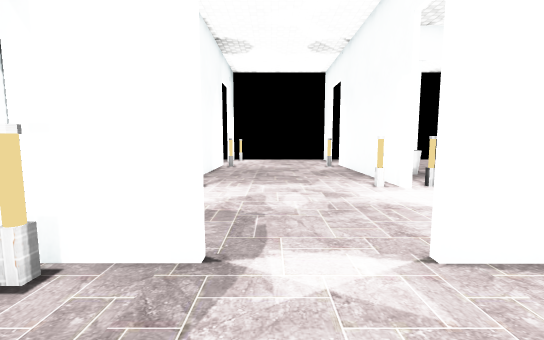
[1] (above)

18 first-person views from a walk through a 3-D level made in the Unity game engine. The camera is 1.3 m above the floor, tilts 6° down and sees 90° across. The floor is counted in squares, 1 m on a side. Each view is taken from the middle of a square. On the plan, view 1 faces up. The plan holds only what a view shows up to about 13 squares ahead; the rest is blank. The player character is not drawn. Some surface patterns are stand-ins.

[2]
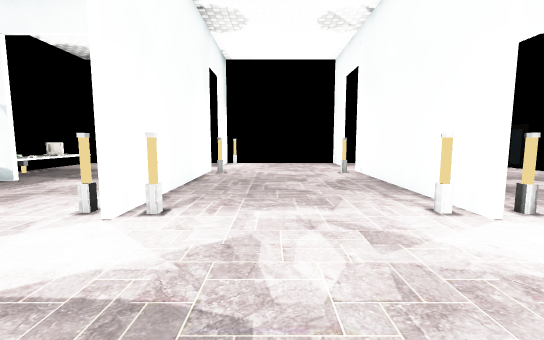

[3]
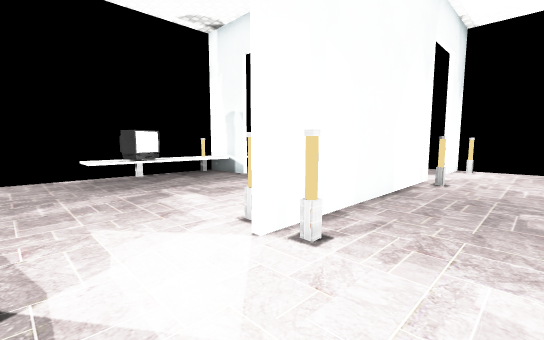

[4]
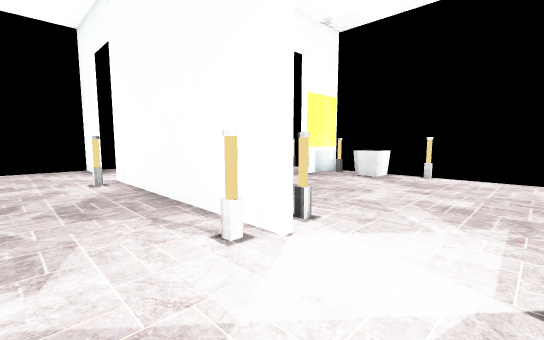

[5]
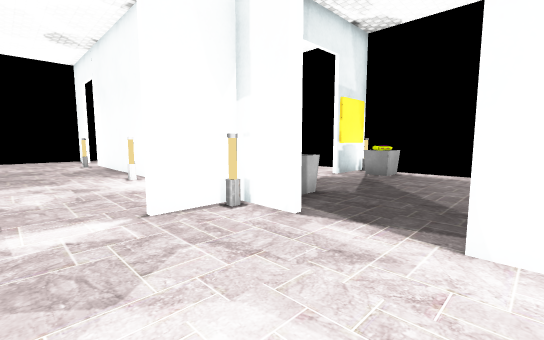

[6]
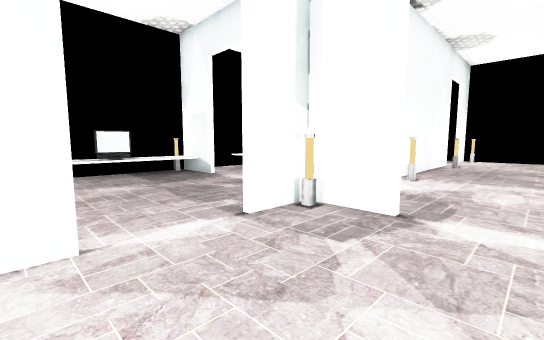

[7]
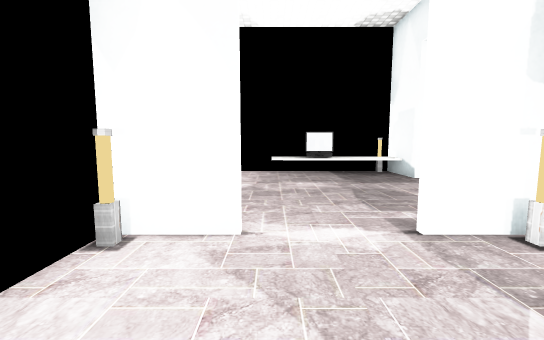

[8]
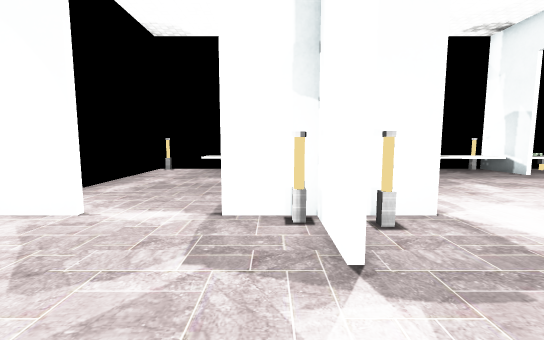

[9]
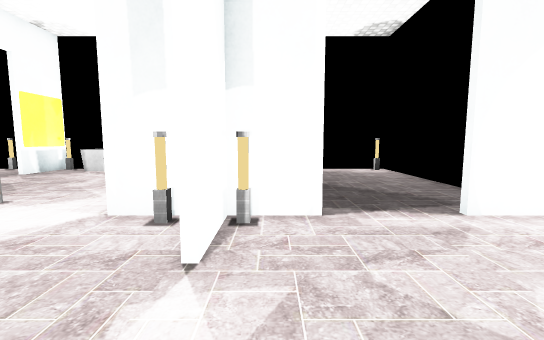

[10]
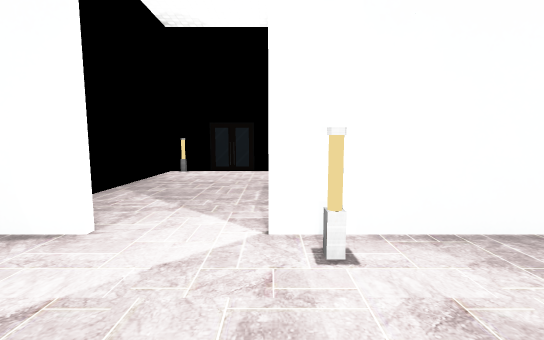

[11]
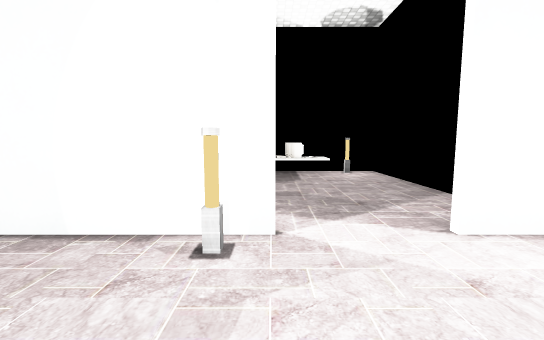

[12]
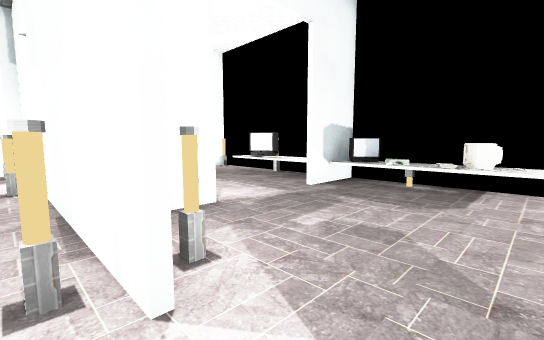

[13]
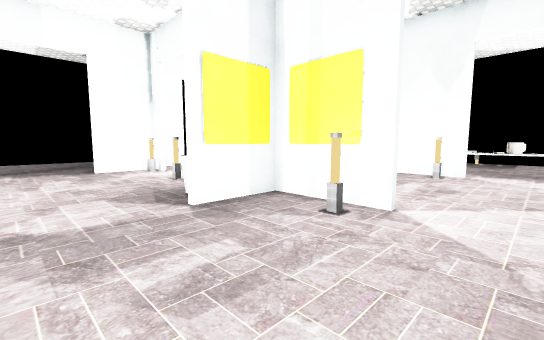

[14]
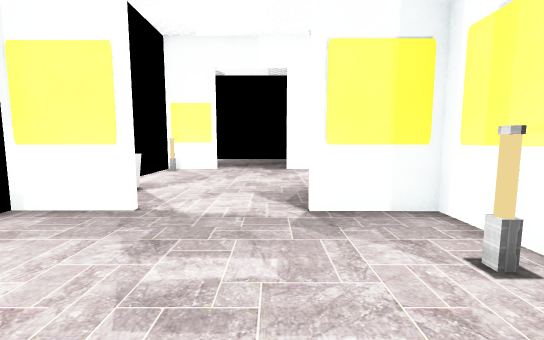

[15]
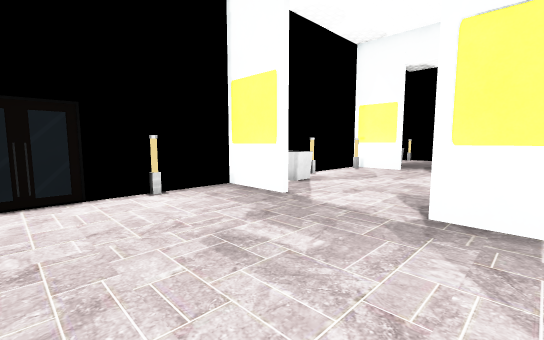

[16]
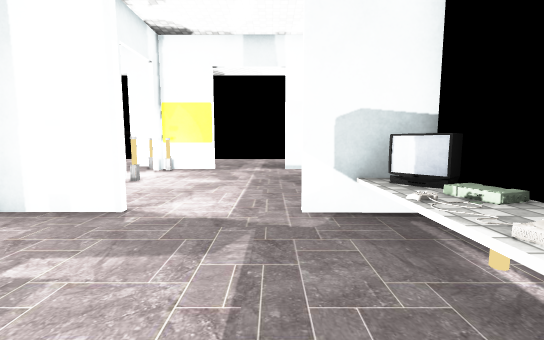

[17]
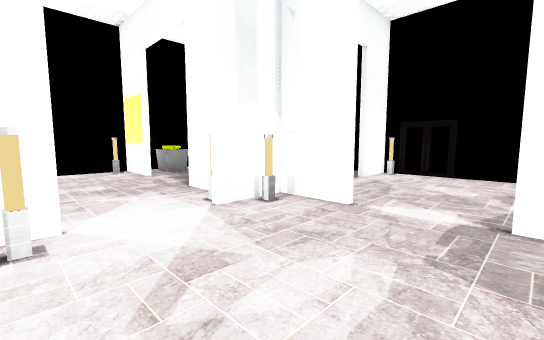

[18]
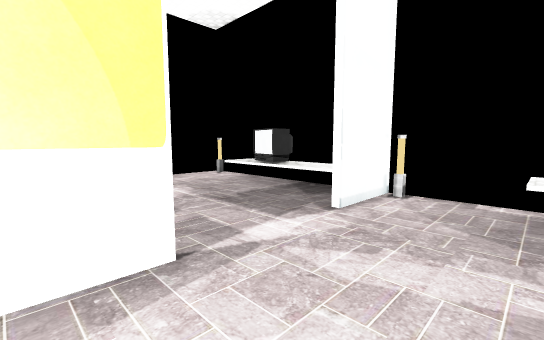

### Floor plan
Key: @ floor where view 1 was taken; # wall or solid block; x gap in a wall; . floor; = window, fence, low wall or low ledge; ^ raised ledge; C console; O other object.
Columns run from 11 left of view 1 to 12 right of it. Each row starts with its distance up from view 1.
 20      #####     #
 19  .......##.....#.......#
 18 ##......#......#.......#
 17 ^O.....................=
 16 ^ .....................#
 15 ^O......#......#.......#
 14 ^C......#.....##.......#
 13 #O......#......#.......#
 12 ^^#...###......###...###
 11 ^^......#......#OO.....#
 10 ^^......#......#......O#
  9 ^x......#......#......O#
  8 ^O......#......#.......#
  7 ^^.....................
  6  ......................
  5 #......................#
  4 ^##...####....####...###
  3 ^^......###..###OO...OO#
  2 ^^......#......#OO...OO
  1 #O.....................
  0 ^O.........@...........#
 -1 ^^.....................
 -2  .......#......#.......
 -3 #...... ##....##.......#
 -4            #### ###

Positions as (right, up) in squares from view 1, and headings:
1: (0, 0), facing up
2: (0, 3), facing up
3: (0, 5), facing up-left
4: (1, 5), facing up-right
5: (0, -2), facing up-right
6: (1, -2), facing up-left
7: (1, -1), facing left
8: (2, 2), facing left
9: (-1, 2), facing right
10: (0, 15), facing right
11: (1, 15), facing left
12: (-2, 17), facing down-left
13: (9, 17), facing down-left
14: (7, 17), facing down
15: (5, 17), facing down-right
16: (-8, 17), facing down
17: (-1, 8), facing down-right
18: (-4, 7), facing down-left
